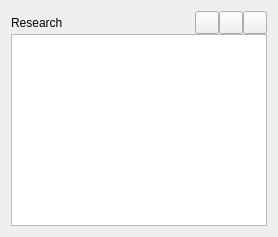
     <widget class="QWidget" name="layoutWidget">
      <layout class="QGridLayout" name="gridLayout">
       <property name="spacing">
        <number>0</number>
       </property>
       <item row="0" column="0">
        <widget class="QLabel" name="topNavigatorLabel">
         <property name="sizePolicy">
          <sizepolicy hsizetype="Expanding" vsizetype="Preferred">
           <horstretch>0</horstretch>
           <verstretch>0</verstretch>
          </sizepolicy>
         </property>
         <property name="text">
          <string>Research</string>
         </property>
        </widget>
       </item>
       <item row="0" column="2">
        <widget class="FlatButton" name="removeResearchItem">
         <property name="toolTip">
          <string>Delete research item (Del)</string>
         </property>
         <property name="icon">
          <iconset resource="../../../scenarist-core/Resources/Resources.qrc">
           <normaloff>:/Graphics/Iconset/delete.svg</normaloff>:/Graphics/Iconset/delete.svg</iconset>
         </property>
        </widget>
       </item>
       <item row="0" column="1">
        <widget class="FlatButton" name="addResearchItem">
         <property name="toolTip">
          <string>Add reseach item</string>
         </property>
         <property name="icon">
          <iconset resource="../../../scenarist-core/Resources/Resources.qrc">
           <normaloff>:/Graphics/Iconset/plus.svg</normaloff>:/Graphics/Iconset/plus.svg</iconset>
         </property>
        </widget>
       </item>
       <item row="1" column="0" colspan="4">
        <widget class="QTreeView" name="researchNavigator"/>
       </item>
       <item row="0" column="3">
        <widget class="FlatButton" name="refreshResearchSubtree">
         <property name="toolTip">
          <string>Delete research item (Del)</string>
         </property>
         <property name="icon">
          <iconset resource="../../../scenarist-core/Resources/Resources.qrc">
           <normaloff>:/Graphics/Iconset/refresh.svg</normaloff>:/Graphics/Iconset/refresh.svg</iconset>
         </property>
        </widget>
       </item>
      </layout>
     </widget>
